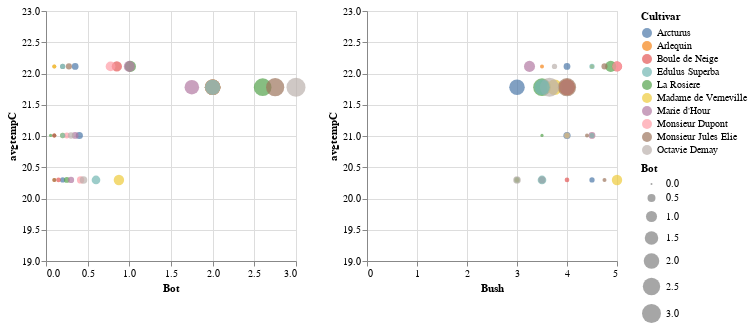

The notebook cell saved with this chart:
### Code cell
source = least_resistant_df


base = alt.Chart(source).mark_circle().encode(
    alt.Y('avgtempC:Q',scale=alt.Scale(domain=(19, 23),clamp=True)),
    size='Bot:Q',
    color=alt.condition(brush, 'Cultivar:N', alt.ColorValue('gray'))
).add_selection(
    brush
).properties(
    width=250,
    height=250
)

base.encode(x='Bot') | base.encode(x='Bush')

### Figure 1 — Vega-Lite specification as saved in the notebook (floating-point values rounded to 4 significant figures)
{"$schema": "https://vega.github.io/schema/vega-lite/v2.6.0.json", "config": {"view": {"height": 300, "width": 400}}, "datasets": {"data-ae4ae87e66164a11d7e9cc8d3bfbd398": [{"Bot": 2, "Bush": 3, "City": "Ann Arbor", "Cultivar": "Arcturus", "Early_Bot": null, "ID": "45AB", "Mildew": 0.1, "No": 26, "Regidity": 2.75, "Serial_No": 115, "Thickness": 6.1, "avgtempC": 21.78, "cloudcover": 39.56, "date": "2015-07-11T00:00:00", "genetic_Acc_No": 26.1, "humidity": 75.56, "maxtempC": 26.2, "mintempC": 17.37, "num": 26.2, "precipMM": 3.277, "year": "2015"}, {"Bot": 2, "Bush": 4, "City": "Ann Arbor", "Cultivar": "Arlequin", "Early_Bot": null, "ID": "33AB", "Mildew": 0, "No": 27, "Regidity": 3, "Serial_No": 73, "Thickness": 7.25, "avgtempC": 21.78, "cloudcover": 39.56, "date": "2015-07-11T00:00:00", "genetic_Acc_No": 27.1, "humidity": 75.56, "maxtempC": 26.2, "mintempC": 17.37, "num": 27.2, "precipMM": 3.277, "year": "2015"}, {"Bot": 2, "Bush": 4, "City": "Ann Arbor", "Cultivar": "Boule de Neige", "Early_Bot": null, "ID": "84CD", "Mildew": 0, "No": 29, "Regidity": 4, "Serial_No": 211, "Thickness": 8.935, "avgtempC": 21.78, "cloudcover": 39.56, "date": "2015-07-11T00:00:00", "genetic_Acc_No": 29.1, "humidity": 75.56, "maxtempC": 26.2, "mintempC": 17.37, "num": 29.2, "precipMM": 3.277, "year": "2015"}, {"Bot": 2.6, "Bush": 3.5, "City": "Ann Arbor", "Cultivar": "La Rosiere", "Early_Bot": null, "ID": "82AB", "Mildew": 0, "No": 39, "Regidity": 3.125, "Serial_No": 201, "Thickness": 6.737, "avgtempC": 21.78, "cloudcover": 39.56, "date": "2015-07-11T00:00:00", "genetic_Acc_No": 39.1, "humidity": 75.56, "maxtempC": 26.2, "mintempC": 17.37, "num": 39.2, "precipMM": 3.277, "year": "2015"}, {"Bot": 2, "Bush": 3.75, "City": "Ann Arbor", "Cultivar": "Madame de Verneville", "Early_Bot": null, "ID": "71AB   ", "Mildew": 0.005, "No": 47, "Regidity": 4, "Serial_No": 167, "Thickness": 8.5, "avgtempC": 21.78, "cloudcover": 39.56, "date": "2015-07-11T00:00:00", "genetic_Acc_No": 47.1, "humidity": 75.56, "maxtempC": 26.2, "mintempC": 17.37, "num": 47.2, "precipMM": 3.277, "year": "2015"}, {"Bot": 1.75, "Bush": 4, "City": "Ann Arbor", "Cultivar": "Marie d'Hour", "Early_Bot": null, "ID": "95EF", "Mildew": 0, "No": 43, "Regidity": 3.75, "Serial_No": 249, "Thickness": 8.765, "avgtempC": 21.78, "cloudcover": 39.56, "date": "2015-07-11T00:00:00", "genetic_Acc_No": 43.1, "humidity": 75.56, "maxtempC": 26.2, "mintempC": 17.37, "num": 43.2, "precipMM": 3.277, "year": "2015"}, {"Bot": 2, "Bush": 4, "City": "Ann Arbor", "Cultivar": "Monsieur Dupont", "Early_Bot": null, "ID": "84AB", "Mildew": 0, "No": 48, "Regidity": 3.25, "Serial_No": 209, "Thickness": 9.335, "avgtempC": 21.78, "cloudcover": 39.56, "date": "2015-07-11T00:00:00", "genetic_Acc_No": 48.1, "humidity": 75.56, "maxtempC": 26.2, "mintempC": 17.37, "num": 48.2, "precipMM": 3.277, "year": "2015"}, {"Bot": 2.75, "Bush": 4, "City": "Ann Arbor", "Cultivar": "Monsieur Jules Elie", "Early_Bot": null, "ID": "42EF", "Mildew": 0, "No": 49, "Regidity": 3.75, "Serial_No": 101, "Thickness": 9.85, "avgtempC": 21.78, "cloudcover": 39.56, "date": "2015-07-11T00:00:00", "genetic_Acc_No": 49.1, "humidity": 75.56, "maxtempC": 26.2, "mintempC": 17.37, "num": 49.2, "precipMM": 3.277, "year": "2015"}, {"Bot": 3, "Bush": 3.65, "City": "Ann Arbor", "Cultivar": "Octavie Demay", "Early_Bot": null, "ID": "31AB", "Mildew": 0, "No": 50, "Regidity": 3.5, "Serial_No": 61, "Thickness": 8.25, "avgtempC": 21.78, "cloudcover": 39.56, "date": "2015-07-11T00:00:00", "genetic_Acc_No": 50.1, "humidity": 75.56, "maxtempC": 26.2, "mintempC": 17.37, "num": 50.2, "precipMM": 3.277, "year": "2015"}, {"Bot": 2, "Bush": 3.5, "City": "Ann Arbor", "Cultivar": "Edulus Superba", "Early_Bot": null, "ID": "42AB", "Mildew": 0, "No": 54, "Regidity": 3.5, "Serial_No": 97, "Thickness": 7.5, "avgtempC": 21.78, "cloudcover": 39.56, "date": "2015-07-11T00:00:00", "genetic_Acc_No": 54.1, "humidity": 75.56, "maxtempC": 26.2, "mintempC": 17.37, "num": 54.2, "precipMM": 3.277, "year": "2015"}, {"Bot": 0.35, "Bush": 4, "City": "Ann Arbor", "Cultivar": "Arcturus", "Early_Bot": 0, "ID": "45AB", "Mildew": 0.1, "No": 26, "Regidity": 3.25, "Serial_No": 115, "Thickness": 0.7325, "avgtempC": 22.11, "cloudcover": 44.15, "date": "2016-07-28T00:00:00", "genetic_Acc_No": 26.1, "humidity": 70.86, "maxtempC": 26.46, "mintempC": 17.77, "num": 26.2, "precipMM": 3.248, "year": "2016"}, {"Bot": 0.1, "Bush": 3.5, "City": "Ann Arbor", "Cultivar": "Arlequin", "Early_Bot": 0, "ID": "33AB", "Mildew": 0, "No": 27, "Regidity": 3, "Serial_No": 73, "Thickness": 0.7063, "avgtempC": 22.11, "cloudcover": 44.15, "date": "2016-07-28T00:00:00", "genetic_Acc_No": 27.1, "humidity": 70.86, "maxtempC": 26.46, "mintempC": 17.77, "num": 27.2, "precipMM": 3.248, "year": "2016"}, {"Bot": 0.85, "Bush": 5, "City": "Ann Arbor", "Cultivar": "Boule de Neige", "Early_Bot": 0, "ID": "84CD", "Mildew": 0, "No": 29, "Regidity": 4, "Serial_No": 211, "Thickness": 0.9915, "avgtempC": 22.11, "cloudcover": 44.15, "date": "2016-07-29T00:00:00", "genetic_Acc_No": 29.1, "humidity": 70.86, "maxtempC": 26.46, "mintempC": 17.77, "num": 29.2, "precipMM": 3.248, "year": "2016"}, {"Bot": 1.012, "Bush": 4.875, "City": "Ann Arbor", "Cultivar": "La Rosiere", "Early_Bot": 0.2, "ID": "82AB", "Mildew": 0, "No": 39, "Regidity": 3.925, "Serial_No": 201, "Thickness": 0.9344, "avgtempC": 22.11, "cloudcover": 44.15, "date": "2016-07-29T00:00:00", "genetic_Acc_No": 39.1, "humidity": 70.86, "maxtempC": 26.46, "mintempC": 17.77, "num": 39.2, "precipMM": 3.248, "year": "2016"}, {"Bot": 1, "Bush": 3.25, "City": "Ann Arbor", "Cultivar": "Marie d'Hour", "Early_Bot": 0, "ID": "95EF", "Mildew": 0.2, "No": 43, "Regidity": 3.75, "Serial_No": 249, "Thickness": 0.89, "avgtempC": 22.11, "cloudcover": 44.15, "date": "2016-08-01T00:00:00", "genetic_Acc_No": 43.1, "humidity": 70.86, "maxtempC": 26.46, "mintempC": 17.77, "num": 43.2, "precipMM": 3.248, "year": "2016"}, {"Bot": 0.1, "Bush": 4.5, "City": "Ann Arbor", "Cultivar": "Madame de Verneville", "Early_Bot": 1.5, "ID": "71AB   ", "Mildew": 0, "No": 47, "Regidity": 4.5, "Serial_No": 167, "Thickness": 1.061, "avgtempC": 22.11, "cloudcover": 44.15, "date": "2016-07-29T00:00:00", "genetic_Acc_No": 47.1, "humidity": 70.86, "maxtempC": 26.46, "mintempC": 17.77, "num": 47.2, "precipMM": 3.248, "year": "2016"}, {"Bot": 0.775, "Bush": 5, "City": "Ann Arbor", "Cultivar": "Monsieur Dupont", "Early_Bot": 0.3, "ID": "84AB", "Mildew": 0, "No": 48, "Regidity": 4.7, "Serial_No": 209, "Thickness": 1.038, "avgtempC": 22.11, "cloudcover": 44.15, "date": "2016-07-29T00:00:00", "genetic_Acc_No": 48.1, "humidity": 70.86, "maxtempC": 26.46, "mintempC": 17.77, "num": 48.2, "precipMM": 3.248, "year": "2016"}, {"Bot": 0.275, "Bush": 4.75, "City": "Ann Arbor", "Cultivar": "Monsieur Jules Elie", "Early_Bot": 0, "ID": "42EF", "Mildew": 0, "No": 49, "Regidity": 3.5, "Serial_No": 101, "Thickness": 0.9437, "avgtempC": 22.11, "cloudcover": 44.15, "date": "2016-07-28T00:00:00", "genetic_Acc_No": 49.1, "humidity": 70.86, "maxtempC": 26.46, "mintempC": 17.77, "num": 49.2, "precipMM": 3.248, "year": "2016"}, {"Bot": 0.2, "Bush": 3.75, "City": "Ann Arbor", "Cultivar": "Octavie Demay", "Early_Bot": 0, "ID": "31AB", "Mildew": 0, "No": 50, "Regidity": 3.5, "Serial_No": 61, "Thickness": 0.8237, "avgtempC": 22.11, "cloudcover": 44.15, "date": "2016-07-28T00:00:00", "genetic_Acc_No": 50.1, "humidity": 70.86, "maxtempC": 26.46, "mintempC": 17.77, "num": 50.2, "precipMM": 3.248, "year": "2016"}, {"Bot": 0.2, "Bush": 4.5, "City": "Ann Arbor", "Cultivar": "Edulus Superba", "Early_Bot": 0.5, "ID": "42AB", "Mildew": 0, "No": 54, "Regidity": 4, "Serial_No": 97, "Thickness": 0.8475, "avgtempC": 22.11, "cloudcover": 44.15, "date": "2016-07-28T00:00:00", "genetic_Acc_No": 54.1, "humidity": 70.86, "maxtempC": 26.46, "mintempC": 17.77, "num": 54.2, "precipMM": 3.248, "year": "2016"}, {"Bot": 0.2, "Bush": 4.5, "City": "Ann Arbor", "Cultivar": "Arcturus", "Early_Bot": null, "ID": "45AB", "Mildew": null, "No": 26, "Regidity": 4, "Serial_No": 115, "Thickness": null, "avgtempC": 20.3, "cloudcover": 31.48, "date": "2017-07-10T00:00:00", "genetic_Acc_No": 26.1, "humidity": 72.03, "maxtempC": 24.37, "mintempC": 16.22, "num": 26.2, "precipMM": 3.74, "year": "2017"}, {"Bot": 0.1, "Bush": 3, "City": "Ann Arbor", "Cultivar": "Arlequin", "Early_Bot": null, "ID": "33AB", "Mildew": null, "No": 27, "Regidity": 3, "Serial_No": 73, "Thickness": null, "avgtempC": 20.3, "cloudcover": 31.48, "date": "2017-07-10T00:00:00", "genetic_Acc_No": 27.1, "humidity": 72.03, "maxtempC": 24.37, "mintempC": 16.22, "num": 27.2, "precipMM": 3.74, "year": "2017"}, {"Bot": 0.15, "Bush": 4, "City": "Ann Arbor", "Cultivar": "Boule de Neige", "Early_Bot": null, "ID": "84CD", "Mildew": null, "No": 29, "Regidity": 3.75, "Serial_No": 211, "Thickness": null, "avgtempC": 20.3, "cloudcover": 31.48, "date": "2017-07-10T00:00:00", "genetic_Acc_No": 29.1, "humidity": 72.03, "maxtempC": 24.37, "mintempC": 16.22, "num": 29.2, "precipMM": 3.74, "year": "2017"}, {"Bot": 0.25, "Bush": 3, "City": "Ann Arbor", "Cultivar": "La Rosiere", "Early_Bot": null, "ID": "82AB", "Mildew": null, "No": 39, "Regidity": 4, "Serial_No": 201, "Thickness": null, "avgtempC": 20.3, "cloudcover": 31.48, "date": "2017-07-10T00:00:00", "genetic_Acc_No": 39.1, "humidity": 72.03, "maxtempC": 24.37, "mintempC": 16.22, "num": 39.2, "precipMM": 3.74, "year": "2017"}, {"Bot": 0.3, "Bush": 3.5, "City": "Ann Arbor", "Cultivar": "Marie d'Hour", "Early_Bot": null, "ID": "95EF", "Mildew": null, "No": 43, "Regidity": 3.5, "Serial_No": 249, "Thickness": null, "avgtempC": 20.3, "cloudcover": 31.48, "date": "2017-07-10T00:00:00", "genetic_Acc_No": 43.1, "humidity": 72.03, "maxtempC": 24.37, "mintempC": 16.22, "num": 43.2, "precipMM": 3.74, "year": "2017"}, {"Bot": 0.875, "Bush": 5, "City": "Ann Arbor", "Cultivar": "Madame de Verneville", "Early_Bot": null, "ID": "71AB   ", "Mildew": 0.1, "No": 47, "Regidity": 4.75, "Serial_No": 167, "Thickness": null, "avgtempC": 20.3, "cloudcover": 31.48, "date": "2017-07-10T00:00:00", "genetic_Acc_No": 47.1, "humidity": 72.03, "maxtempC": 24.37, "mintempC": 16.22, "num": 47.2, "precipMM": 3.74, "year": "2017"}, {"Bot": 0.415, "Bush": 3.5, "City": "Ann Arbor", "Cultivar": "Monsieur Dupont", "Early_Bot": null, "ID": "84AB", "Mildew": null, "No": 48, "Regidity": 3.5, "Serial_No": 209, "Thickness": null, "avgtempC": 20.3, "cloudcover": 31.48, "date": "2017-07-10T00:00:00", "genetic_Acc_No": 48.1, "humidity": 72.03, "maxtempC": 24.37, "mintempC": 16.22, "num": 48.2, "precipMM": 3.74, "year": "2017"}, {"Bot": 0.1, "Bush": 4.75, "City": "Ann Arbor", "Cultivar": "Monsieur Jules Elie", "Early_Bot": null, "ID": "42EF", "Mildew": null, "No": 49, "Regidity": 4, "Serial_No": 101, "Thickness": null, "avgtempC": 20.3, "cloudcover": 31.48, "date": "2017-07-10T00:00:00", "genetic_Acc_No": 49.1, "humidity": 72.03, "maxtempC": 24.37, "mintempC": 16.22, "num": 49.2, "precipMM": 3.74, "year": "2017"}, {"Bot": 0.45, "Bush": 3, "City": "Ann Arbor", "Cultivar": "Octavie Demay", "Early_Bot": null, "ID": "31AB", "Mildew": null, "No": 50, "Regidity": 3.25, "Serial_No": 61, "Thickness": null, "avgtempC": 20.3, "cloudcover": 31.48, "date": "2017-07-10T00:00:00", "genetic_Acc_No": 50.1, "humidity": 72.03, "maxtempC": 24.37, "mintempC": 16.22, "num": 51.2, "precipMM": 3.74, "year": "2017"}, {"Bot": 0.6, "Bush": 3.5, "City": "Ann Arbor", "Cultivar": "Edulus Superba", "Early_Bot": null, "ID": "42AB", "Mildew": null, "No": 54, "Regidity": 3.875, "Serial_No": 97, "Thickness": null, "avgtempC": 20.3, "cloudcover": 31.48, "date": "2017-07-10T00:00:00", "genetic_Acc_No": 54.1, "humidity": 72.03, "maxtempC": 24.37, "mintempC": 16.22, "num": 54.2, "precipMM": 3.74, "year": "2017"}, {"Bot": 0.4, "Bush": 4, "City": "Ann Arbor", "Cultivar": "Arcturus", "Early_Bot": null, "ID": "45AB", "Mildew": null, "No": 26, "Regidity": 4, "Serial_No": 115, "Thickness": 1.05, "avgtempC": 21.01, "cloudcover": 42.34, "date": "2018-07-26T00:00:00", "genetic_Acc_No": 26.1, "humidity": 70.93, "maxtempC": 25.19, "mintempC": 16.83, "num": 26.2, "precipMM": 4.651, "year": "2018"}, {"Bot": 0.1, "Bush": 4, "City": "Ann Arbor", "Cultivar": "Arlequin", "Early_Bot": null, "ID": "33AB", "Mildew": null, "No": 27, "Regidity": 3.5, "Serial_No": 73, "Thickness": null, "avgtempC": 21.01, "cloudcover": 42.34, "date": "2018-07-26T00:00:00", "genetic_Acc_No": 27.1, "humidity": 70.93, "maxtempC": 25.19, "mintempC": 16.83, "num": 27.2, "precipMM": 4.651, "year": "2018"}, {"Bot": 0.1, "Bush": 4.5, "City": "Ann Arbor", "Cultivar": "Boule de Neige", "Early_Bot": null, "ID": "84CD", "Mildew": null, "No": 29, "Regidity": 4.1, "Serial_No": 211, "Thickness": 0.975, "avgtempC": 21.01, "cloudcover": 42.34, "date": "2018-07-26T00:00:00", "genetic_Acc_No": 29.1, "humidity": 70.93, "maxtempC": 25.19, "mintempC": 16.83, "num": 29.2, "precipMM": 4.651, "year": "2018"}, {"Bot": 0.055, "Bush": 3.5, "City": "Ann Arbor", "Cultivar": "La Rosiere", "Early_Bot": null, "ID": "82AB", "Mildew": null, "No": 39, "Regidity": 3.5, "Serial_No": 201, "Thickness": 0.83, "avgtempC": 21.01, "cloudcover": 42.34, "date": "2018-07-26T00:00:00", "genetic_Acc_No": 39.1, "humidity": 70.93, "maxtempC": 25.19, "mintempC": 16.83, "num": 39.2, "precipMM": 4.651, "year": "2018"}, {"Bot": 0.35, "Bush": 4.5, "City": "Ann Arbor", "Cultivar": "Marie d'Hour", "Early_Bot": null, "ID": "95EF", "Mildew": null, "No": 43, "Regidity": 4.25, "Serial_No": 249, "Thickness": 0.9367, "avgtempC": 21.01, "cloudcover": 42.34, "date": "2018-07-26T00:00:00", "genetic_Acc_No": 43.1, "humidity": 70.93, "maxtempC": 25.19, "mintempC": 16.83, "num": 43.2, "precipMM": 4.651, "year": "2018"}, {"Bot": 0.2, "Bush": 4, "City": "Ann Arbor", "Cultivar": "Madame de Verneville", "Early_Bot": null, "ID": "71AB   ", "Mildew": null, "No": 47, "Regidity": 4.25, "Serial_No": 167, "Thickness": 0.9933, "avgtempC": 21.01, "cloudcover": 42.34, "date": "2018-07-26T00:00:00", "genetic_Acc_No": 47.1, "humidity": 70.93, "maxtempC": 25.19, "mintempC": 16.83, "num": 47.2, "precipMM": 4.651, "year": "2018"}, {"Bot": 0.25, "Bush": 4.5, "City": "Ann Arbor", "Cultivar": "Monsieur Dupont", "Early_Bot": null, "ID": "84AB", "Mildew": null, "No": 48, "Regidity": 4, "Serial_No": 209, "Thickness": 0.9917, "avgtempC": 21.01, "cloudcover": 42.34, "date": "2018-07-26T00:00:00", "genetic_Acc_No": 48.1, "humidity": 70.93, "maxtempC": 25.19, "mintempC": 16.83, "num": 48.2, "precipMM": 4.651, "year": "2018"}, {"Bot": 0.1, "Bush": 4.4, "City": "Ann Arbor", "Cultivar": "Monsieur Jules Elie", "Early_Bot": null, "ID": "42EF", "Mildew": null, "No": 49, "Regidity": 4.25, "Serial_No": 101, "Thickness": 1.147, "avgtempC": 21.01, "cloudcover": 42.34, "date": "2018-07-26T00:00:00", "genetic_Acc_No": 49.1, "humidity": 70.93, "maxtempC": 25.19, "mintempC": 16.83, "num": 49.2, "precipMM": 4.651, "year": "2018"}, {"Bot": 0.3, "Bush": 4, "City": "Ann Arbor", "Cultivar": "Octavie Demay", "Early_Bot": null, "ID": "31AB", "Mildew": null, "No": 50, "Regidity": 3.75, "Serial_No": 61, "Thickness": null, "avgtempC": 21.01, "cloudcover": 42.34, "date": "2018-07-26T00:00:00", "genetic_Acc_No": 50.1, "humidity": 70.93, "maxtempC": 25.19, "mintempC": 16.83, "num": 50.2, "precipMM": 4.651, "year": "2018"}, {"Bot": 0.2, "Bush": 4.5, "City": "Ann Arbor", "Cultivar": "Edulus Superba", "Early_Bot": null, "ID": "42AB", "Mildew": null, "No": 54, "Regidity": 4.15, "Serial_No": 97, "Thickness": 0.88, "avgtempC": 21.01, "cloudcover": 42.34, "date": "2018-07-26T00:00:00", "genetic_Acc_No": 54.1, "humidity": 70.93, "maxtempC": 25.19, "mintempC": 16.83, "num": 54.2, "precipMM": 4.651, "year": "2018"}]}, "hconcat": [{"data": {"name": "data-ae4ae87e66164a11d7e9cc8d3bfbd398"}, "encoding": {"color": {"condition": {"field": "Cultivar", "selection": "selector004", "type": "nominal"}, "value": "gray"}, "size": {"field": "Bot", "type": "quantitative"}, "x": {"field": "Bot", "type": "quantitative"}, "y": {"field": "avgtempC", "scale": {"clamp": true, "domain": [19, 23]}, "type": "quantitative"}}, "height": 250, "mark": "circle", "selection": {"selector004": {"encodings": ["x", "y"], "mark": {"fill": "#333", "fillOpacity": 0.125, "stroke": "white"}, "on": "[mousedown, window:mouseup] > window:mousemove!", "resolve": "global", "translate": "[mousedown, window:mouseup] > window:mousemove!", "type": "interval", "zoom": "wheel!"}}, "width": 250}, {"data": {"name": "data-ae4ae87e66164a11d7e9cc8d3bfbd398"}, "encoding": {"color": {"condition": {"field": "Cultivar", "selection": "selector004", "type": "nominal"}, "value": "gray"}, "size": {"field": "Bot", "type": "quantitative"}, "x": {"field": "Bush", "type": "quantitative"}, "y": {"field": "avgtempC", "scale": {"clamp": true, "domain": [19, 23]}, "type": "quantitative"}}, "height": 250, "mark": "circle", "selection": {"selector004": {"encodings": ["x", "y"], "mark": {"fill": "#333", "fillOpacity": 0.125, "stroke": "white"}, "on": "[mousedown, window:mouseup] > window:mousemove!", "resolve": "global", "translate": "[mousedown, window:mouseup] > window:mousemove!", "type": "interval", "zoom": "wheel!"}}, "width": 250}]}
